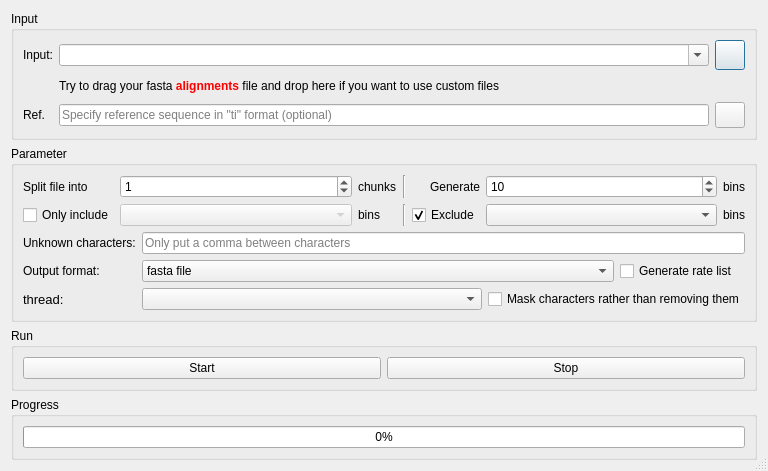
<?xml version="1.0" encoding="UTF-8"?>
<ui version="4.0">
 <class>Tiger</class>
 <widget class="QDialog" name="Tiger">
  <property name="geometry">
   <rect>
    <x>0</x>
    <y>0</y>
    <width>768</width>
    <height>465</height>
   </rect>
  </property>
  <property name="windowTitle">
   <string>Tiger</string>
  </property>
  <property name="sizeGripEnabled">
   <bool>true</bool>
  </property>
  <layout class="QVBoxLayout" name="verticalLayout_2">
   <item>
    <widget class="QGroupBox" name="groupBox_4">
     <property name="title">
      <string>Input</string>
     </property>
     <layout class="QGridLayout" name="gridLayout">
      <item row="0" column="0">
       <widget class="QLabel" name="label_4">
        <property name="text">
         <string>Input:</string>
        </property>
       </widget>
      </item>
      <item row="0" column="1">
       <widget class="ListQCombobox" name="comboBox_4">
        <property name="sizePolicy">
         <sizepolicy hsizetype="Expanding" vsizetype="Fixed">
          <horstretch>0</horstretch>
          <verstretch>0</verstretch>
         </sizepolicy>
        </property>
        <property name="acceptDrops">
         <bool>true</bool>
        </property>
        <property name="editable">
         <bool>true</bool>
        </property>
        <property name="sizeAdjustPolicy">
         <enum>QComboBox::AdjustToMinimumContentsLength</enum>
        </property>
       </widget>
      </item>
      <item row="0" column="2">
       <widget class="QPushButton" name="pushButton_3">
        <property name="sizePolicy">
         <sizepolicy hsizetype="Fixed" vsizetype="Fixed">
          <horstretch>0</horstretch>
          <verstretch>0</verstretch>
         </sizepolicy>
        </property>
        <property name="minimumSize">
         <size>
          <width>30</width>
          <height>30</height>
         </size>
        </property>
        <property name="maximumSize">
         <size>
          <width>30</width>
          <height>30</height>
         </size>
        </property>
        <property name="styleSheet">
         <string notr="true"/>
        </property>
        <property name="text">
         <string/>
        </property>
       </widget>
      </item>
      <item row="1" column="1">
       <layout class="QHBoxLayout" name="horizontalLayout">
        <item>
         <widget class="QLabel" name="label_5">
          <property name="text">
           <string>&lt;html&gt;&lt;head/&gt;&lt;body&gt;&lt;p&gt;Try to drag your fasta &lt;span style=&quot; font-weight:600; color:#ff0000;&quot;&gt;alignments&lt;/span&gt; file and drop here if you want to use custom files&lt;/p&gt;&lt;/body&gt;&lt;/html&gt;</string>
          </property>
         </widget>
        </item>
        <item>
         <spacer name="horizontalSpacer">
          <property name="orientation">
           <enum>Qt::Horizontal</enum>
          </property>
          <property name="sizeHint" stdset="0">
           <size>
            <width>40</width>
            <height>20</height>
           </size>
          </property>
         </spacer>
        </item>
        <item>
         <widget class="ClickedLableGif" name="label_2">
          <property name="toolTip">
           <string>Brief example</string>
          </property>
          <property name="text">
           <string/>
          </property>
         </widget>
        </item>
       </layout>
      </item>
      <item row="2" column="0">
       <widget class="QLabel" name="label_7">
        <property name="text">
         <string>Ref.</string>
        </property>
       </widget>
      </item>
      <item row="2" column="1">
       <widget class="QLineEdit" name="lineEdit_2">
        <property name="readOnly">
         <bool>true</bool>
        </property>
        <property name="placeholderText">
         <string>Specify reference sequence in &quot;ti&quot; format (optional)</string>
        </property>
        <property name="clearButtonEnabled">
         <bool>true</bool>
        </property>
       </widget>
      </item>
      <item row="2" column="2">
       <widget class="QPushButton" name="pushButton_22">
        <property name="enabled">
         <bool>true</bool>
        </property>
        <property name="sizePolicy">
         <sizepolicy hsizetype="Fixed" vsizetype="Fixed">
          <horstretch>0</horstretch>
          <verstretch>0</verstretch>
         </sizepolicy>
        </property>
        <property name="minimumSize">
         <size>
          <width>30</width>
          <height>26</height>
         </size>
        </property>
        <property name="maximumSize">
         <size>
          <width>30</width>
          <height>26</height>
         </size>
        </property>
        <property name="styleSheet">
         <string notr="true"/>
        </property>
        <property name="text">
         <string/>
        </property>
       </widget>
      </item>
     </layout>
    </widget>
   </item>
   <item>
    <widget class="QGroupBox" name="groupBox">
     <property name="title">
      <string>Parameter</string>
     </property>
     <layout class="QVBoxLayout" name="verticalLayout">
      <item>
       <layout class="QGridLayout" name="gridLayout_2">
        <item row="0" column="0">
         <widget class="QLabel" name="label">
          <property name="text">
           <string>Split file into</string>
          </property>
          <property name="alignment">
           <set>Qt::AlignLeading|Qt::AlignLeft|Qt::AlignVCenter</set>
          </property>
         </widget>
        </item>
        <item row="0" column="1">
         <widget class="QSpinBox" name="spinBox">
          <property name="sizePolicy">
           <sizepolicy hsizetype="Expanding" vsizetype="Fixed">
            <horstretch>0</horstretch>
            <verstretch>0</verstretch>
           </sizepolicy>
          </property>
          <property name="maximum">
           <number>999999999</number>
          </property>
          <property name="value">
           <number>1</number>
          </property>
         </widget>
        </item>
        <item row="0" column="2">
         <widget class="QLabel" name="label_3">
          <property name="text">
           <string>chunks</string>
          </property>
         </widget>
        </item>
        <item row="0" column="3">
         <widget class="Line" name="line">
          <property name="orientation">
           <enum>Qt::Vertical</enum>
          </property>
         </widget>
        </item>
        <item row="0" column="4">
         <widget class="QLabel" name="label_8">
          <property name="text">
           <string>Generate</string>
          </property>
          <property name="alignment">
           <set>Qt::AlignRight|Qt::AlignTrailing|Qt::AlignVCenter</set>
          </property>
         </widget>
        </item>
        <item row="0" column="5">
         <widget class="QSpinBox" name="spinBox_2">
          <property name="sizePolicy">
           <sizepolicy hsizetype="Expanding" vsizetype="Fixed">
            <horstretch>0</horstretch>
            <verstretch>0</verstretch>
           </sizepolicy>
          </property>
          <property name="toolTip">
           <string>Sites will be placed into &lt;int&gt; number of bins. &lt;int&gt; is a whole number. Default is 10. Note: Bin 1 always contains constant sites only.</string>
          </property>
          <property name="maximum">
           <number>999999999</number>
          </property>
          <property name="value">
           <number>10</number>
          </property>
         </widget>
        </item>
        <item row="0" column="6">
         <widget class="QLabel" name="label_9">
          <property name="text">
           <string>bins</string>
          </property>
         </widget>
        </item>
        <item row="1" column="0">
         <widget class="QCheckBox" name="checkBox_3">
          <property name="text">
           <string>Only include</string>
          </property>
         </widget>
        </item>
        <item row="1" column="1">
         <widget class="CheckableComboBox" name="comboBox">
          <property name="enabled">
           <bool>false</bool>
          </property>
          <property name="sizePolicy">
           <sizepolicy hsizetype="Expanding" vsizetype="Fixed">
            <horstretch>0</horstretch>
            <verstretch>0</verstretch>
           </sizepolicy>
          </property>
         </widget>
        </item>
        <item row="1" column="2">
         <widget class="QLabel" name="label_11">
          <property name="text">
           <string>bins</string>
          </property>
         </widget>
        </item>
        <item row="1" column="3">
         <widget class="Line" name="line_2">
          <property name="orientation">
           <enum>Qt::Vertical</enum>
          </property>
         </widget>
        </item>
        <item row="1" column="4">
         <widget class="QCheckBox" name="checkBox_4">
          <property name="text">
           <string>Exclude</string>
          </property>
          <property name="checked">
           <bool>true</bool>
          </property>
         </widget>
        </item>
        <item row="1" column="5">
         <widget class="CheckableComboBox" name="comboBox_2">
          <property name="sizePolicy">
           <sizepolicy hsizetype="Expanding" vsizetype="Fixed">
            <horstretch>0</horstretch>
            <verstretch>0</verstretch>
           </sizepolicy>
          </property>
         </widget>
        </item>
        <item row="1" column="6">
         <widget class="QLabel" name="label_13">
          <property name="text">
           <string>bins</string>
          </property>
         </widget>
        </item>
       </layout>
      </item>
      <item>
       <layout class="QGridLayout" name="gridLayout_4">
        <item row="0" column="0">
         <widget class="QLabel" name="label_6">
          <property name="text">
           <string>Unknown characters:</string>
          </property>
         </widget>
        </item>
        <item row="1" column="0">
         <widget class="QLabel" name="label_14">
          <property name="text">
           <string>Output format:</string>
          </property>
         </widget>
        </item>
        <item row="1" column="3">
         <widget class="QCheckBox" name="checkBox_2">
          <property name="text">
           <string>Generate rate list</string>
          </property>
         </widget>
        </item>
        <item row="2" column="0">
         <widget class="QLabel" name="label_40">
          <property name="font">
           <font>
            <pointsize>10</pointsize>
           </font>
          </property>
          <property name="toolTip">
           <string>Amino acid score matrix to use</string>
          </property>
          <property name="text">
           <string>thread:</string>
          </property>
         </widget>
        </item>
        <item row="2" column="1">
         <widget class="QComboBox" name="comboBox_6">
          <property name="sizePolicy">
           <sizepolicy hsizetype="Expanding" vsizetype="Fixed">
            <horstretch>0</horstretch>
            <verstretch>0</verstretch>
           </sizepolicy>
          </property>
          <property name="toolTip">
           <string>Amino acid score matrix to use</string>
          </property>
          <property name="currentIndex">
           <number>-1</number>
          </property>
         </widget>
        </item>
        <item row="2" column="2" colspan="2">
         <widget class="QCheckBox" name="checkBox">
          <property name="text">
           <string>Mask characters rather than removing them</string>
          </property>
         </widget>
        </item>
        <item row="0" column="1" colspan="3">
         <widget class="QLineEdit" name="lineEdit">
          <property name="placeholderText">
           <string>Only put a comma between characters</string>
          </property>
         </widget>
        </item>
        <item row="1" column="1" colspan="2">
         <widget class="QComboBox" name="comboBox_3">
          <item>
           <property name="text">
            <string>fasta file</string>
           </property>
          </item>
          <item>
           <property name="text">
            <string>output bin numbers, sites unsorted</string>
           </property>
          </item>
          <item>
           <property name="text">
            <string>output bin number, sites sorted on rank</string>
           </property>
          </item>
          <item>
           <property name="text">
            <string>displays rank values rather than bin numbers</string>
           </property>
          </item>
          <item>
           <property name="text">
            <string>displays rank values and sites sorted on rank FastA</string>
           </property>
          </item>
         </widget>
        </item>
       </layout>
      </item>
     </layout>
    </widget>
   </item>
   <item>
    <widget class="QGroupBox" name="groupBox_3">
     <property name="title">
      <string>Run</string>
     </property>
     <layout class="QGridLayout" name="gridLayout_3" columnstretch="1,1">
      <item row="0" column="0">
       <widget class="ArrowPushButton" name="pushButton">
        <property name="text">
         <string>Start</string>
        </property>
        <property name="icon">
         <iconset resource="../myRes.qrc">
          <normaloff>:/picture/resourses/if_start_60207.png</normaloff>:/picture/resourses/if_start_60207.png</iconset>
        </property>
       </widget>
      </item>
      <item row="0" column="1">
       <widget class="QPushButton" name="pushButton_2">
        <property name="text">
         <string>Stop</string>
        </property>
        <property name="icon">
         <iconset resource="../myRes.qrc">
          <normaloff>:/picture/resourses/if_Delete_1493279.png</normaloff>:/picture/resourses/if_Delete_1493279.png</iconset>
        </property>
       </widget>
      </item>
     </layout>
    </widget>
   </item>
   <item>
    <widget class="QGroupBox" name="groupBox_5">
     <property name="title">
      <string>Progress</string>
     </property>
     <layout class="QGridLayout" name="gridLayout_5">
      <item row="0" column="0">
       <widget class="QProgressBar" name="progressBar">
        <property name="value">
         <number>0</number>
        </property>
       </widget>
      </item>
     </layout>
    </widget>
   </item>
  </layout>
 </widget>
 <customwidgets>
  <customwidget>
   <class>ListQCombobox</class>
   <extends>QComboBox</extends>
   <header>src.CustomWidget.h</header>
  </customwidget>
  <customwidget>
   <class>ArrowPushButton</class>
   <extends>QPushButton</extends>
   <header>src.CustomWidget.h</header>
  </customwidget>
  <customwidget>
   <class>ClickedLableGif</class>
   <extends>QLabel</extends>
   <header>src.CustomWidget.h</header>
  </customwidget>
  <customwidget>
   <class>CheckableComboBox</class>
   <extends>QComboBox</extends>
   <header>src.CustomWidget.h</header>
  </customwidget>
 </customwidgets>
 <resources>
  <include location="../myRes.qrc"/>
 </resources>
 <connections>
  <connection>
   <sender>checkBox_4</sender>
   <signal>toggled(bool)</signal>
   <receiver>comboBox_2</receiver>
   <slot>setEnabled(bool)</slot>
   <hints>
    <hint type="sourcelabel">
     <x>448</x>
     <y>192</y>
    </hint>
    <hint type="destinationlabel">
     <x>546</x>
     <y>205</y>
    </hint>
   </hints>
  </connection>
  <connection>
   <sender>checkBox_3</sender>
   <signal>toggled(bool)</signal>
   <receiver>comboBox</receiver>
   <slot>setEnabled(bool)</slot>
   <hints>
    <hint type="sourcelabel">
     <x>61</x>
     <y>199</y>
    </hint>
    <hint type="destinationlabel">
     <x>151</x>
     <y>197</y>
    </hint>
   </hints>
  </connection>
 </connections>
</ui>
